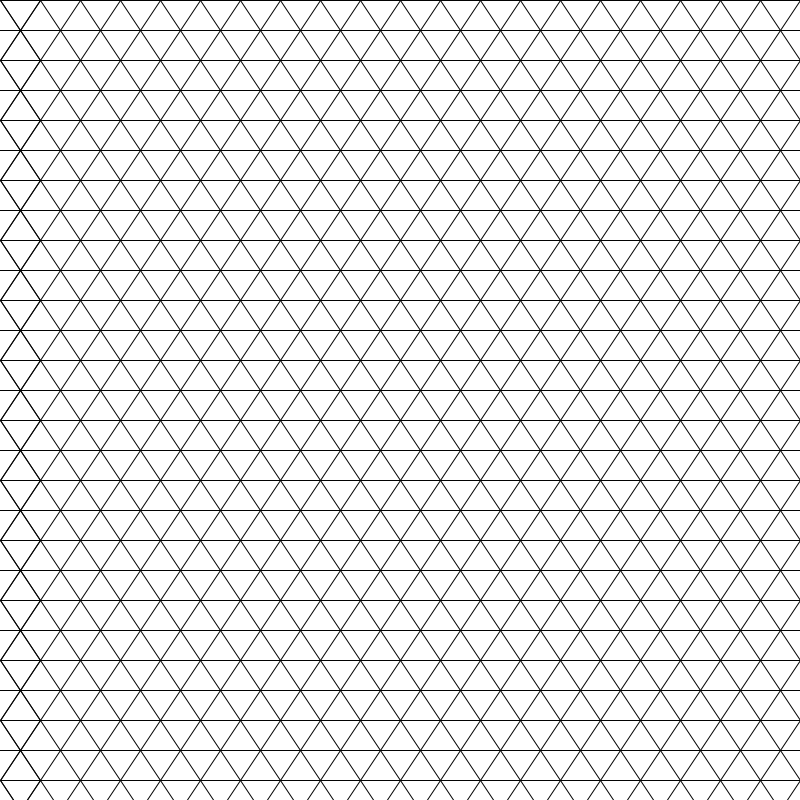
Frame 1 (no input)
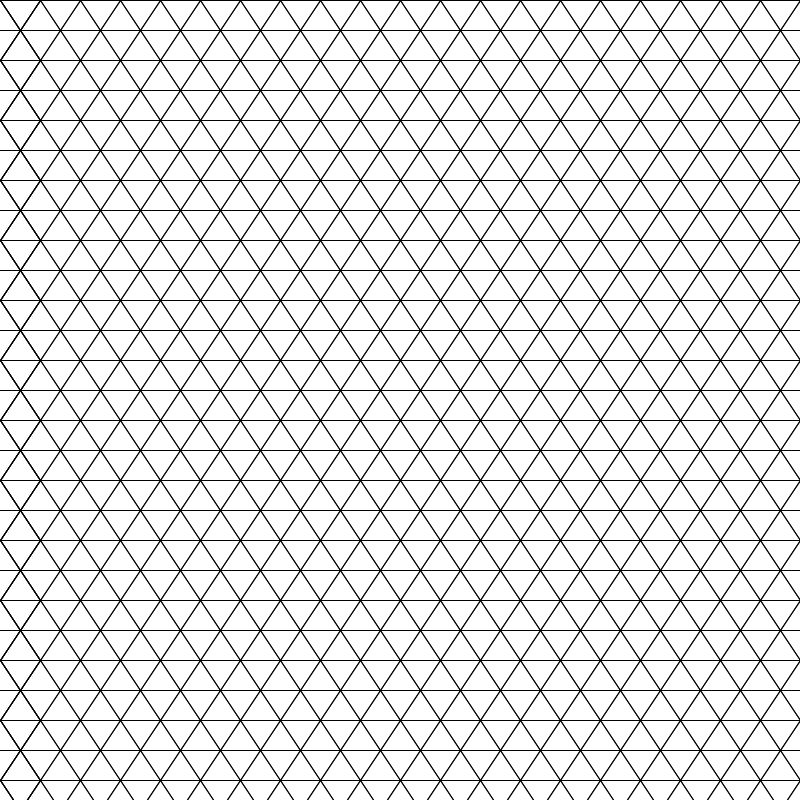
Frame 2 (the mouse pressed at the canvas centre, redrawn once)

The Processing sketch that drew these frames (run headless with seeded random() and noise(); the mouse was pressed at the canvas centre and the sketch redrawn once):

// Processing sketch: triangles
// ── triangles.pde
void setup() {
  size (800, 800);
  smooth(8);
  stroke(8);
  background(255);
  noFill();
  noLoop();
}

void draw() {
  int size = 30;
  stroke(2);
  grid(40, 20);
//save("triangles.jpg");
}

void grid(int size, int rows) {
  println("grid");
  int i = 1;
  float yDiff = size * .75; // 75

  float y1 = 0;
  float y2 = yDiff;
  for (i = 1; i < rows; i++) {

    int ii = 0;
    float trianglesPerRow = abs(width / size); 
    float x1= 0;
    float x2 = (size/2);

    for (ii = 0; ii <= trianglesPerRow; ii++) {

      // straight lines
      line(0, y2, width, y2);
      line(0, y1, width, y1);

      line(x1, y1, x2, y2);
      line(x2, y2, x2 + (size/2), y1);
      line(x1, y2+yDiff, x2, y1+yDiff);
      line(x2, y2, x1+size, y2+yDiff);

      if (ii > 0) {
        x1 = x1 + size;
        x2 = x2 + size;
      }
      //line(startX, startY, endX, endY);
    }
    println("row " + i);
    println("y2 = " + y2);
    // move y down after first row
    y1 = i * (yDiff *2);
    y2 = y1 + yDiff;
  }
}
